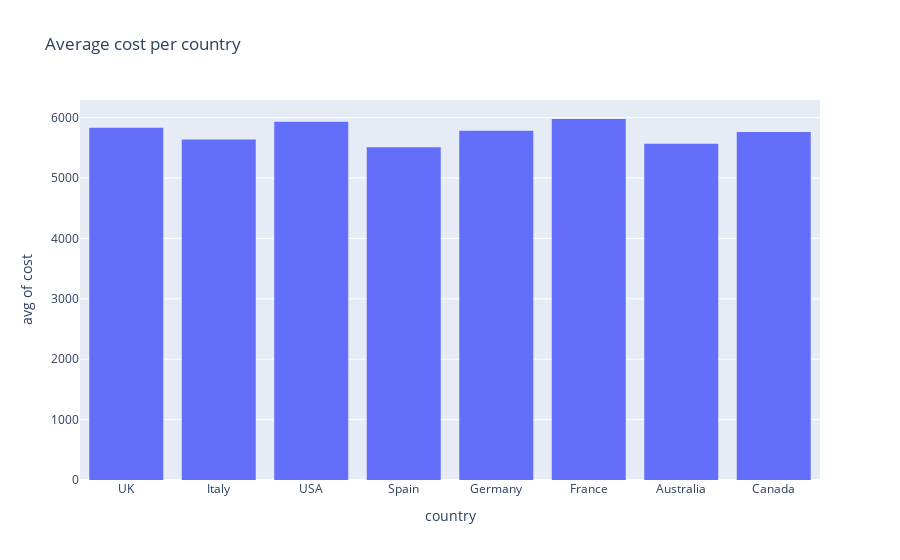

The notebook cell this image was saved under:
### Code cell
px.histogram(travel_dataset, x="country", y="cost", histfunc="avg", title="Average cost per country")

### Figure 1 — Plotly figure (JSON) as saved in the notebook; plotly's stock layout.template omitted (floating-point values rounded to 4 significant figures; data arrays with more than 128 entries replaced by an {"elided": "..."} marker saying what was removed)
{"data": [{"bingroup": "x", "histfunc": "avg", "hovertemplate": "country=%{x}<br>avg of cost=%{y}<extra></extra>", "legendgroup": "", "marker": {"color": "#636efa", "pattern": {"shape": ""}}, "name": "", "orientation": "v", "showlegend": false, "type": "histogram", "x": {"elided": "10000 str values"}, "xaxis": "x", "y": {"elided": "10000 float values"}, "yaxis": "y"}], "layout": {"barmode": "relative", "legend": {"tracegroupgap": 0}, "title": {"text": "Average cost per country"}, "xaxis": {"anchor": "y", "domain": [0, 1], "title": {"text": "country"}}, "yaxis": {"anchor": "x", "domain": [0, 1], "title": {"text": "avg of cost"}}}}
